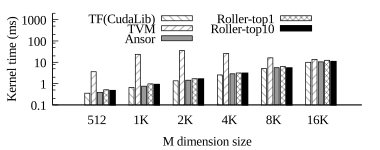

This chart was generated by the following gnuplot code:
clear
reset

# set term pbm size 1000, 400
#set term pdfcairo monochrome enhanced font "Times-New-Roman, 22" size 6, 2
#set term pdfcairo monochrome enhanced font "Times-New-Roman, 12" size 22cm, 6cm
#set term pdfcairo monochrome enhanced font "Times-New-Roman, 12" size 10cm, 6cm
#set term pdfcairo monochrome enhanced font "Times-New-Roman, 8" size 2.8, 0.8
set term pdfcairo monochrome transparent enhanced font "Times-New-Roman, 14" size 3.8, 1.5

set border 3
#set logscale y
#set xtics nomirror rotate by -45
set xtics nomirror
set ytics nomirror


set ylabel "Kernel time (ms)"
set xlabel "M dimension size"
set ylabel offset 1.5,0

set key at 6,2000

set key maxrows 3
#set key inside top left 
set key spacing 0.7
set key width 0.1
#set key at 0,115
#set key reverse outside vertical bottom Left center
set style data histograms
#set style histogram cluster gap 0.1
set boxwidth 0.8
#set style fill pattern 5 border
set xtics scale 0.0

set yrange [0.1:2000]
set xtics
set xrange [0:7]

#unset xtics
set logscale y


set output "scale_matmul_v100.pdf"
plot newhistogram lt 1, \
     'scale_matmul_v100.dat' 	u 2:xtic(1) title "TF(CudaLib)" fs pattern 6 lt 1 lc 4, \
						''	u 3 title "TVM" fs pattern 7 ls -1 lc 2, \
						''	u 4 title "Ansor" fs solid 0.4 ls -1 lc 6, \
						''	u 5 title "Roller-top1" fs pattern 2 ls -1 lc -1 ,\
						''	u 6 title "Roller-top10" fs pattern 3 ls -1 lc -1			

exit
